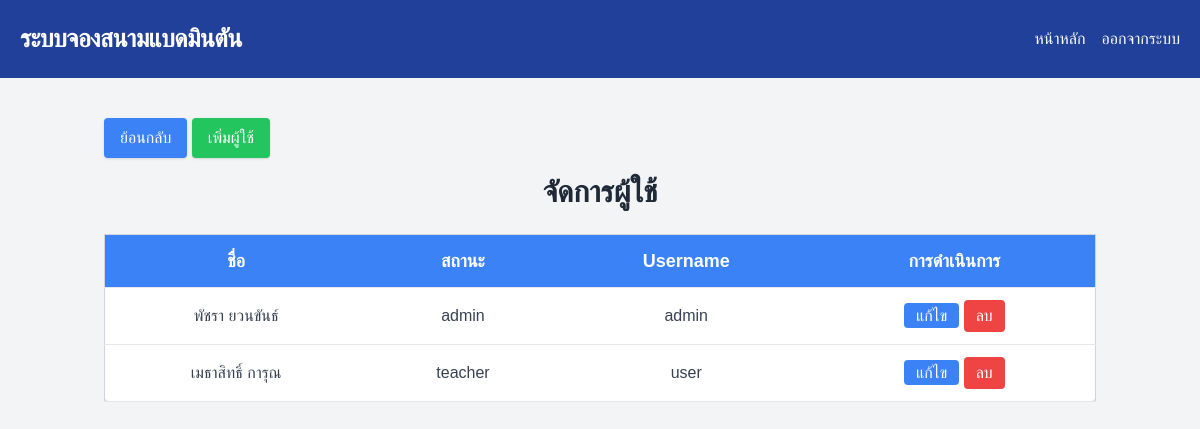
Page /user_management/ (signed in) on the committed database.
### court/models.py (models this page shows, shortened)
class UserBadminton(AbstractBaseUser, PermissionsMixin):
    id = models.AutoField(primary_key=True)
    email = models.EmailField()
    username = models.CharField(max_length=150, unique=True)
    first_name = models.CharField(max_length=30)
    last_name = models.CharField(max_length=30)
    role = models.CharField(max_length=10, choices=[
        ('admin', 'ผู้ดูแลระบบ'),
        ('teacher', 'ครู'),
        ('student', 'นักเรียน')
    ])
    is_active = models.BooleanField(default=True)
    is_staff = models.BooleanField(default=False)
    last_login = models.DateTimeField(null=True, blank=True)  # Track last login time
    objects = UserBadmintonManager()
    USERNAME_FIELD = 'username'
    REQUIRED_FIELDS = ['first_name', 'last_name', 'role']  # Required fields for createsuperuser
    groups = models.ManyToManyField(
        'auth.Group',
        related_name='custom_userbadminton_set',  # Change this related name
        blank=True,
    )
    user_permissions = models.ManyToManyField(
        'auth.Permission',
        related_name='custom_userbadminton_set',  # Change this related name
        blank=True,
    )

### court/views.py (the view)
# urls.py: path('user_management/', user_management, name='user_management'),
@login_required
def user_management(request):
    users = UserBadminton.objects.all()  # หรือดึงข้อมูลที่คุณต้องการ
    return render(request, 'court/user_management.html', {'users': users})

### court/templates/court/user_management.html (shortened to what this page needs)
<!DOCTYPE html>
<html lang="en">
<head>
    <script src="https://cdn.tailwindcss.com"></script>
</head>
<body class="bg-gray-100">
    {% include 'navbar.html' %}
    <div class="container mx-auto mt-10 px-4">
        <a href="{% url 'dashboard' %}"
            class="inline-block bg-blue-500 text-white py-2 px-4 rounded mb-4 shadow hover:bg-blue-600 transition duration-200">ย้อนกลับ</a>
        <a href="{% url 'create_user' %}"
            class="inline-block bg-green-500 text-white py-2 px-4 rounded mb-4 shadow hover:bg-green-600 transition duration-200">เพิ่มผู้ใช้</a>
        <h1 class="text-3xl text-center font-bold mb-6 text-gray-800">จัดการผู้ใช้</h1>
        <div class="overflow-x-auto">
            <table class="min-w-full bg-white border border-gray-300 shadow-lg rounded-lg">
                <thead>
                    <tr class="bg-blue-500 text-white">
                        <th class="py-3 px-6 border-b text-center text-lg">ชื่อ</th>
                        <th class="py-3 px-6 border-b text-center text-lg">สถานะ</th>
                        <th class="py-3 px-6 border-b text-center text-lg">Username</th>
                        <th class="py-3 px-6 border-b text-center text-lg">การดำเนินการ</th>
                    </tr>
                </thead>
                <tbody>
                    {% for user in users %}
                    <tr class="hover:bg-gray-100 transition duration-150">
                        <td class="py-3 px-6 border-b text-center text-gray-700">{{ user.first_name }} {{ user.last_name}}</td>
                        <td class="py-3 px-6 border-b text-center text-gray-700">{{ user.role }}</td>
                        <td class="py-3 px-6 border-b text-center text-gray-700">{{ user.username }}</td>
                        <td class="py-3 px-6 border-b text-center">
                            <a href="{% url 'edit_user' user.id %}"
                                class="bg-blue-500 text-white py-1 px-3 rounded hover:bg-blue-600 transition duration-200">แก้ไข</a>
                            <form action="{% url 'delete_user' user.id %}" method="post" style="display:inline;">
                                <button type="submit"
                                    class="bg-red-500 text-white py-1 px-3 rounded hover:bg-red-600 transition duration-200">ลบ</button>
                            </form>
                        </td>
                    </tr>
                    {% empty %}
                    <tr>
                        <td colspan="4" class="py-2 px-4 text-center border-b text-gray-600">ไม่มีผู้ใช้</td>
                    </tr>
                    {% endfor %}
                </tbody>
            </table>
        </div>
    </div>
</body>
</html>

### court/templates/navbar.html (style rules this page uses)
* { font-family: Tahoma, sans-serif; }

### rows in the picture
UserBadminton: first_name "พัชรา", last_name "ยวนขันธ์", role "admin", username "admin"
UserBadminton: first_name "เมธาสิทธิ์", last_name "การุณ", role "teacher", username "user"
